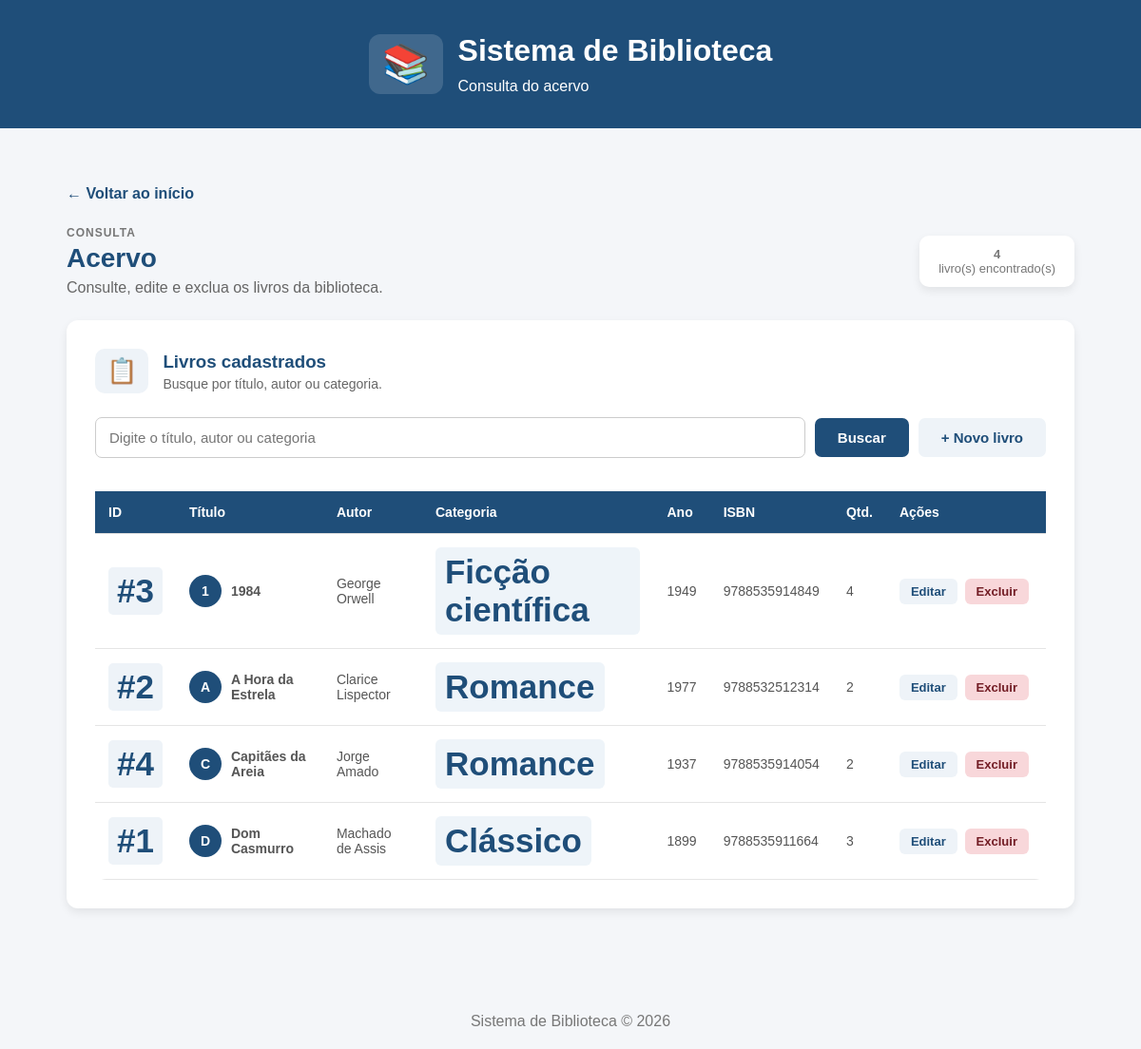
The page /livros on the database its author committed.
### tables this page shows
CREATE TABLE livros (
    id INTEGER PRIMARY KEY AUTOINCREMENT,
    titulo TEXT NOT NULL,
    ano_publicacao INTEGER,
    isbn TEXT UNIQUE,
    quantidade INTEGER NOT NULL DEFAULT 1,
    autor_id INTEGER NOT NULL,
    categoria_id INTEGER NOT NULL,
    data_cadastro DATETIME DEFAULT CURRENT_TIMESTAMP,
    FOREIGN KEY (autor_id) REFERENCES autores(id),
    FOREIGN KEY (categoria_id) REFERENCES categorias(id)
);

CREATE TABLE autores (
    id INTEGER PRIMARY KEY AUTOINCREMENT,
    nome TEXT NOT NULL UNIQUE,
    nacionalidade TEXT,
    data_cadastro DATETIME DEFAULT CURRENT_TIMESTAMP
);

CREATE TABLE categorias (
    id INTEGER PRIMARY KEY AUTOINCREMENT,
    nome TEXT NOT NULL UNIQUE,
    descricao TEXT
);

### app.py (the view)
@app.route("/livros")
def livros():
    busca = request.args.get("busca", "").strip()
    termo = f"%{busca}%"
    conexao = conectar_banco()
    lista_livros = conexao.execute("""
        SELECT
            livros.id,
            livros.titulo,
            livros.ano_publicacao,
            livros.isbn,
            livros.quantidade,
            autores.nome AS autor,
            categorias.nome AS categoria
        FROM livros
        INNER JOIN autores
            ON livros.autor_id = autores.id
        INNER JOIN categorias
            ON livros.categoria_id = categorias.id
        WHERE livros.titulo LIKE ?
           OR autores.nome LIKE ?
           OR categorias.nome LIKE ?
        ORDER BY livros.titulo
    """, (termo, termo, termo)).fetchall()
    conexao.close()
    return render_template("livros.html", livros=lista_livros, busca=busca)

### app.py (called while the page is built)
def conectar_banco():
    conexao = sqlite3.connect(CAMINHO_BANCO)
    conexao.row_factory = sqlite3.Row
    conexao.execute("PRAGMA foreign_keys = ON")
    return conexao

### templates/livros.html (shortened to what this page needs)
{% extends "base.html" %}
{% block subtitulo_cabecalho %}Consulta do acervo{% endblock %}
{% block conteudo %}
<section class="titulo-pagina">
    <div>
        <span class="subtitulo">CONSULTA</span>
        <h2>Acervo</h2>
        <p>Consulte, edite e exclua os livros da biblioteca.</p>
    </div>
    <div class="contador">
        <span class="contador-numero">{{ livros|length }}</span>
        <span class="contador-texto">livro(s) encontrado(s)</span>
    </div>
</section>
<section class="card">
    <div class="titulo-secao">
        <div class="icone-secao">📋</div>
        <div>
            <h3>Livros cadastrados</h3>
            <p>Busque por título, autor ou categoria.</p>
        </div>
    </div>
    <form method="GET" action="{{ url_for('livros') }}" class="form-busca">
        <input type="text" name="busca" value="{{ busca }}" placeholder="Digite o título, autor ou categoria">
        <button type="submit" class="botao-principal">Buscar</button>
        <a href="{{ url_for('cadastrar_livro') }}" class="botao-secundario">+ Novo livro</a>
    </form>
    {% if livros %}
    <div class="tabela-container">
        <table>
            <thead>
                <tr>
                    <th>ID</th><th>Título</th><th>Autor</th><th>Categoria</th>
                    <th>Ano</th><th>ISBN</th><th>Qtd.</th><th>Ações</th>
                </tr>
            </thead>
            <tbody>
                {% for livro in livros %}
                <tr>
                    <td><span class="id-aluno">#{{ livro.id }}</span></td>
                    <td>
                        <div class="nome-aluno">
                            <div class="avatar">{{ livro.titulo[0]|upper }}</div>
                            <strong>{{ livro.titulo }}</strong>
                        </div>
                    </td>
                    <td>{{ livro.autor }}</td>
                    <td><span class="professor-especialidade">{{ livro.categoria }}</span></td>
                    <td>{{ livro.ano_publicacao or '-' }}</td>
                    <td>{{ livro.isbn or '-' }}</td>
                    <td>{{ livro.quantidade }}</td>
                    <td class="acoes">
                        <a href="{{ url_for('editar_livro', livro_id=livro.id) }}" class="botao-editar">Editar</a>
                        <form action="{{ url_for('excluir_livro', livro_id=livro.id) }}" method="POST"
                              class="form-inline" onsubmit="return confirm('Excluir este livro?')">
                            <button type="submit" class="botao-excluir">Excluir</button>
                        </form>
                    </td>
                </tr>
                {% endfor %}
            </tbody>
        </table>
    </div>
    {% else %}
    <div class="sem-dados">
        <div class="icone-vazio">📚</div>
        <h3>Nenhum livro encontrado</h3>
        <p>Cadastre um livro ou tente outra busca.</p>
    </div>
    {% endif %}
</section>
{% endblock %}

### templates/base.html (shortened to what this page needs)
<!DOCTYPE html>
<html lang="pt-br">
<head>
    <link rel="stylesheet" href="{{ url_for('static', filename='style.css') }}">
</head>
<body>
    <header class="cabecalho">
        <div class="cabecalho-conteudo">
            <div class="logo-area">
                <div class="logo">{% block logo %}📚{% endblock %}</div>
                <div>
                    <h1>Sistema de Biblioteca</h1>
                    <p>{% block subtitulo_cabecalho %}Controle do acervo{% endblock %}</p>
                </div>
            </div>
        </div>
    </header>
    <main class="container">
        {% block voltar %}<a href="/" class="botao-voltar">← Voltar ao início</a>{% endblock %}
        {% block conteudo %}{% endblock %}
    </main>
    <footer>
        <p>Sistema de Biblioteca © 2026</p>
    </footer>
</body>
</html>

### rows shown on the page
livros: id "3", titulo "1", titulo "1984", autor "George Orwell", categoria "Ficção científica", ano_publicacao "1949", isbn "9788535914849", quantidade "4"
livros: id "2", titulo "A", titulo "A Hora da Estrela", autor "Clarice Lispector", categoria "Romance", ano_publicacao "1977", isbn "9788532512314", quantidade "2"
livros: id "4", titulo "C", titulo "Capitães da Areia", autor "Jorge Amado", categoria "Romance", ano_publicacao "1937", isbn "9788535914054", quantidade "2"
livros: id "1", titulo "D", titulo "Dom Casmurro", autor "Machado de Assis", categoria "Clássico", ano_publicacao "1899", isbn "9788535911664", quantidade "3"

### other values the page prints
{{ livros|length }} "4"
